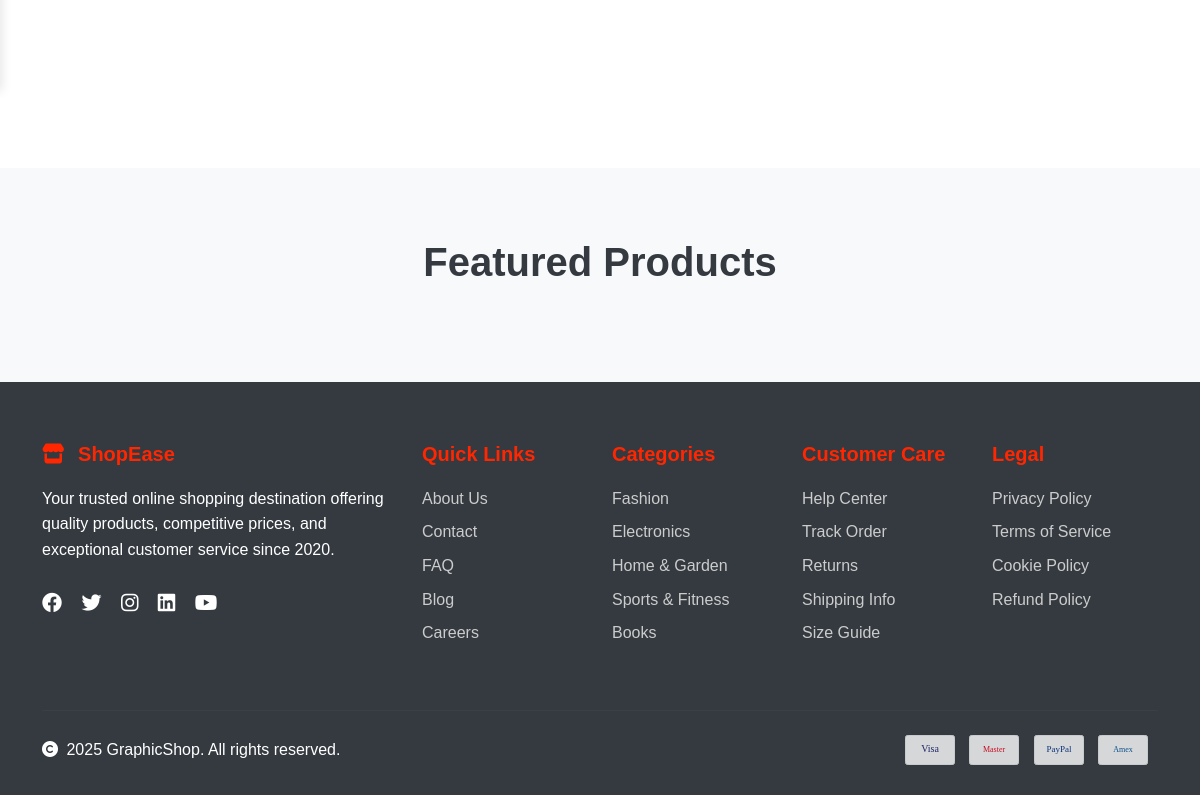
The app's page / (lower part), older data.
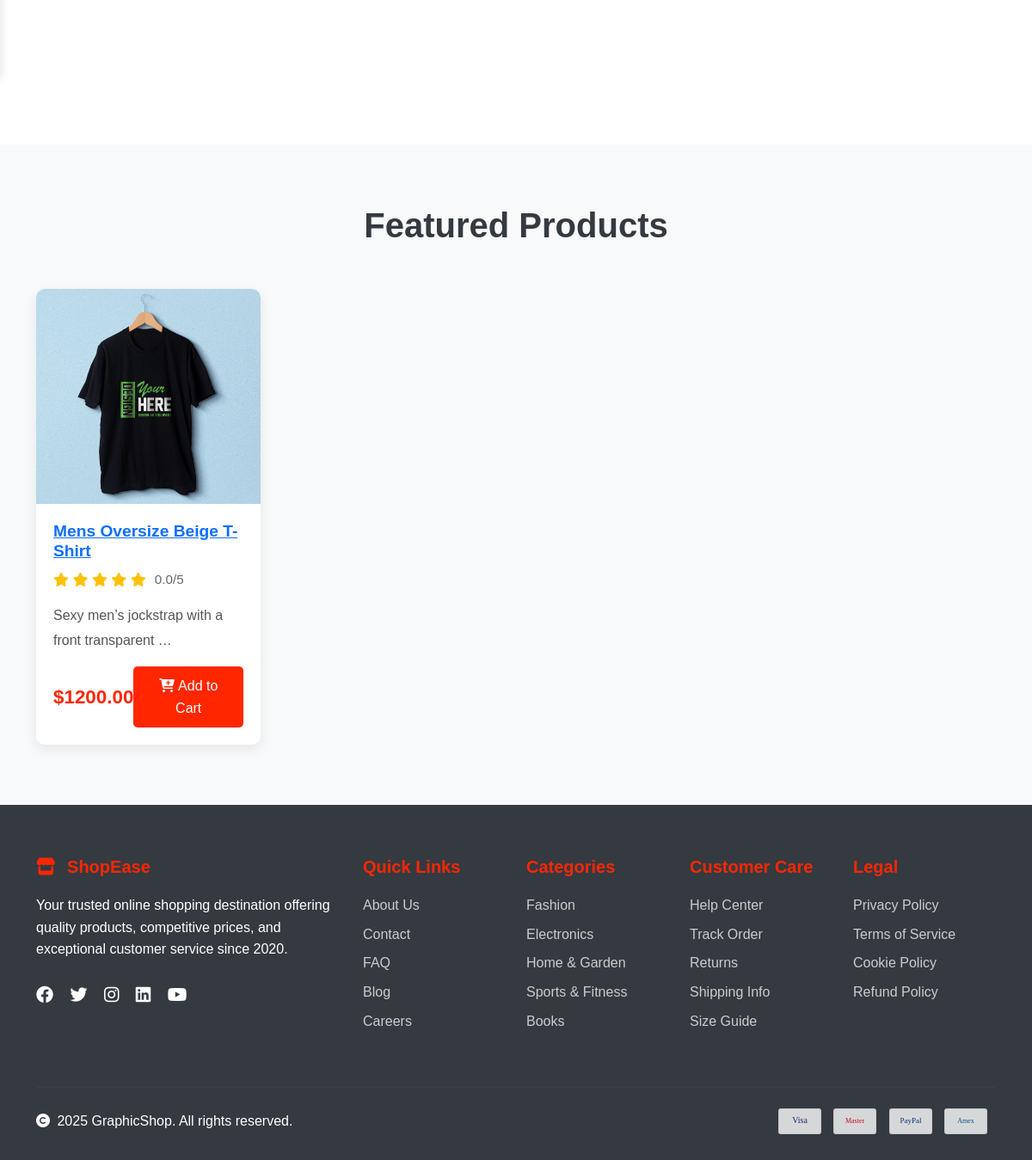
The same page, newer data.
### product/models.py (models this page shows, shortened)
class Product(models.Model):
    product_name = models.CharField(max_length=200)
    product_slug = models.SlugField(max_length=255, unique=True, blank=True)
    brand = models.ForeignKey(Brand, on_delete=models.SET_NULL, null=True, blank=True)
    category = models.ForeignKey(Category, on_delete=models.SET_NULL, null=True, blank=True)
    tags = models.ManyToManyField(Tag, blank=True, related_name='products')
    base_price = models.DecimalField(max_digits=8, decimal_places=2, default=0.00)
    short_description = models.CharField(max_length=255, blank=True, null=True)
    description = HTMLField(blank=True, null=True)
    rating = models.DecimalField(max_digits=6, decimal_places=2, null=True, blank=True)
    image_url = models.URLField(max_length=1024, null=True, blank=True)
    thumbnail = models.ImageField(upload_to='thumbnails/', null=True, blank=True)
    is_active = models.BooleanField(default=True)
    is_featured = models.BooleanField(default=False)
    created_at = models.DateTimeField(auto_now_add=True)
    updated_at = models.DateTimeField(auto_now=True)

### home/views.py (the view)
# urls.py: path('', views.home_page, name='home'),
def home_page(request):
    menuCategories = Category.objects.filter(
        is_active=True,
        parent_category__isnull=True
    ).prefetch_related("subcategories")
    sliders = HeroSlider.objects.all()
    featured_products = list(Product.objects.filter(is_featured=True, is_active=True))
    random.shuffle(featured_products)
    featured_products = featured_products[:8]
    context = {
        'menuCategories': menuCategories,
        'sliders': sliders,
        'featured_products': featured_products,
    }
    return render(request, "home/index.html", context)

### home/templates/home/index.html (shortened to what this page needs)
{% extends 'frontend/layouts/base.html' %}
{% block content %}
{% load static %}
<section class="category-section">
    <div class="container">
        <div class="category-slider">
        </div>
    </div>
</section>
<section class="product-section">
    <div class="container">
        <h2 class="section-title fade-in">Featured Products</h2>
        <div class="row g-4">
            {% for product in featured_products %}
                <div class="col-lg-3 col-md-6">
                    <div class="product-card fade-in">
                        {% if product.thumbnail %}
                            <img src="{{ product.thumbnail.url }}" class="product-img" alt="{{ product.product_name }}">
                        {% elif product.image_url %}
                            <img src="{{ product.image_url }}" class="product-img" alt="{{ product.product_name }}">
                        {% else %}
                            <img src="{% static 'images/default.jpg' %}" class="product-img" alt="No Image">
                        {% endif %}
                        <div class="product-info">
                            <h5 class="product-title">
                                <a href="{% url 'product_detail' product.product_slug %}">
                                    {{ product.product_name }}
                                </a>
                            </h5>
                            <div class="product-rating">
                                <div class="rating-stars">
                                    {% for i in "12345" %}
                                        <i class="fas fa-star"></i>
                                    {% endfor %}
                                </div>
                                <span class="rating-text">{{ product.rating|default:"0.0" }}/5</span>
                            </div>
                            <p class="product-description">
                                {{ product.short_description|default:"No description available."|truncatewords:7 }}
                            </p>
                            <div class="product-footer">
                                <div class="product-price">${{ product.base_price }}</div>
                                <button class="btn-cart">
                                    <i class="fas fa-cart-plus me-1"></i>Add to Cart
                                </button>
                            </div>
                        </div>
                    </div>
                </div>
            {% endfor %}
        </div>
    </div>
</section>
{% endblock %}

Row changes from the older to the newer data that the page shows:
now on this page (row edited): Product: thumbnail (picture), product_name "Mens Oversize Beige T-Shirt", rating "0.0", short_description "Sexy men’s jockstrap with a front transparent …", base_price "1200.00"
